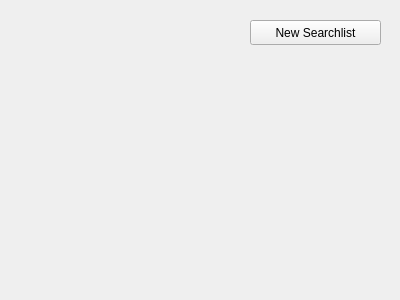
<?xml version="1.0" encoding="UTF-8"?>
<ui version="4.0">
 <class>SearchlistDialogClass</class>
 <widget class="QWidget" name="SearchlistDialogClass">
  <property name="geometry">
   <rect>
    <x>0</x>
    <y>0</y>
    <width>400</width>
    <height>300</height>
   </rect>
  </property>
  <property name="windowTitle">
   <string>Manage Searchlists</string>
  </property>
  <property name="windowIcon">
   <iconset resource="../resources.qrc">
    <normaloff>:/devices48/resources/tr48x48-0016.png</normaloff>:/devices48/resources/tr48x48-0016.png</iconset>
  </property>
  <widget class="QPushButton" name="newSearchlistButton">
   <property name="geometry">
    <rect>
     <x>250</x>
     <y>20</y>
     <width>131</width>
     <height>25</height>
    </rect>
   </property>
   <property name="text">
    <string>New Searchlist</string>
   </property>
   <property name="icon">
    <iconset resource="../resources.qrc">
     <normaloff>:/icons/resources/filenew.png</normaloff>:/icons/resources/filenew.png</iconset>
   </property>
  </widget>
 </widget>
 <resources>
  <include location="../resources.qrc"/>
 </resources>
 <connections/>
</ui>
